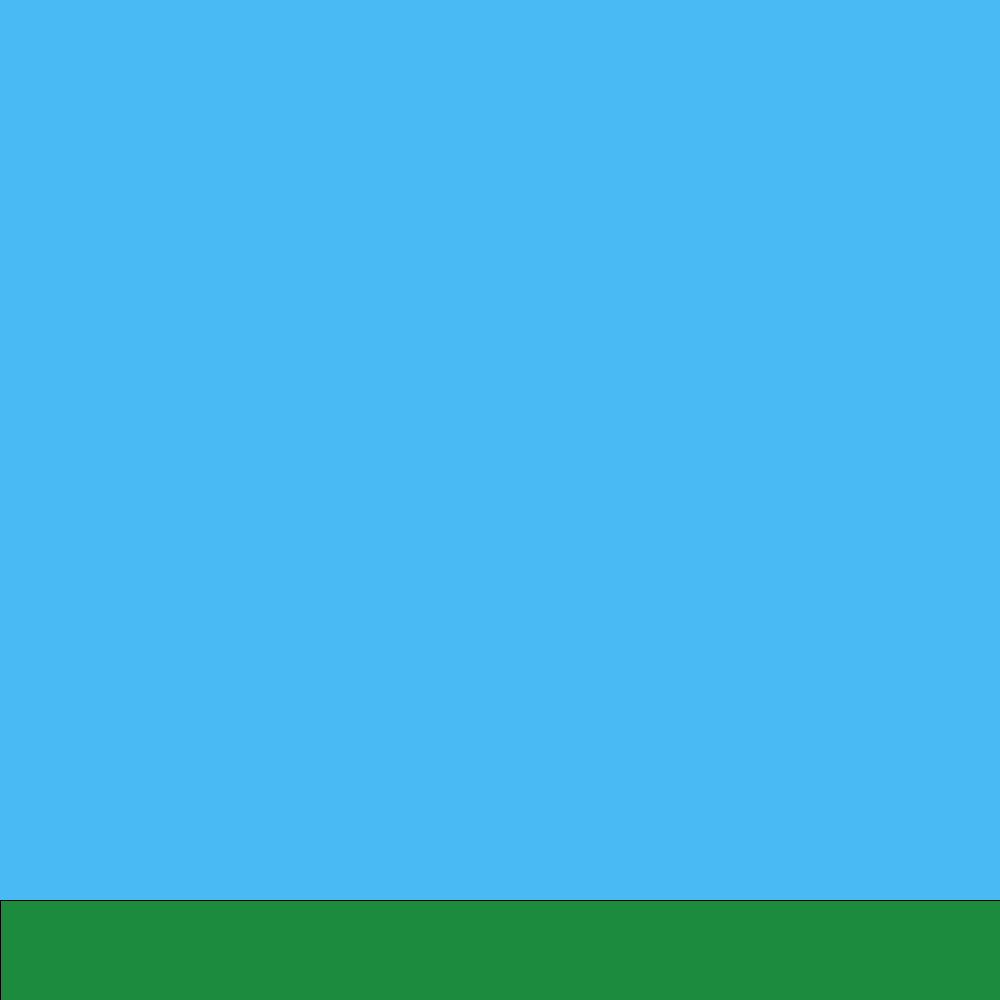
Frame 1 (no input)
Frame 60 (the mouse pressed at the canvas centre just before this capture): identical to frame 1, image omitted
Frame 120 (the mouse held since frame 60 and released just before this capture): identical to frame 1, image omitted

The Processing sketch that drew this single still picture (run headless with seeded random() and noise(); from frame 60 on, the mouse is pressed at the canvas centre):

// Processing sketch: functionPractice_skyline
// ── functionPractice_skyline.pde
void setup() {
  size(1000, 1000);
  background(#4ABAF5);
  fill(#1C8B3E);
  rect(0, 4.5*(height/5), width, height/5);
}
void draw() {
  if (keyCode==32) {
      sky(random(0, 1)<.5);
      stroke(0);
      noStroke();
      fill(#1C8B3E);
      rect(0, 4.5*(height/5), width, height/5);

      house(1*width/5, 4*(height/5), 100, (random(0, 1) < 0.5));
      house(2*width/5, 4*(height/5), 100, (random(0, 1) < 0.5));
      house(3*width/5, 4*(height/5), 100, (random(0, 1) < 0.5));
      house(4*width/5, 4*(height/5), 100, (random(0, 1) < 0.5));
      keyCode=1;
  }
}

void sky(boolean sky1) {
  if (sky1) {
    background(000);
    strokeWeight(10);
    stroke(255);
    point(random(0, width), random(0, height/3));
    point(random(0, width), random(0, height/3));
    point(random(0, width), random(0, height/3));
    point(random(0, width), random(0, height/3));
    point(random(0, width), random(0, height/3));
    point(random(0, width), random(0, height/3));
    point(random(0, width), random(0, height/3));
    point(random(0, width), random(0, height/3));
    point(random(0, width), random(0, height/3));
    point(random(0, width), random(0, height/3));
    point(random(0, width), random(0, height/3));
    point(random(0, width), random(0, height/3));
    point(random(0, width), random(0, height/3));
    point(random(0, width), random(0, height/3));
    point(random(0, width), random(0, height/3));
    point(random(0, width), random(0, height/3));
    point(random(0, width), random(0, height/3));
    point(random(0, width), random(0, height/3));
    point(random(0, width), random(0, height/3));
    point(random(0, width), random(0, height/3));
    point(random(0, width), random(0, height/3));
    point(random(0, width), random(0, height/3));
    point(random(0, width), random(0, height/3));
    point(random(0, width), random(0, height/3));
    point(random(0, width), random(0, height/3));
    point(random(0, width), random(0, height/3));
    point(random(0, width), random(0, height/3));
    point(random(0, width), random(0, height/3));
    point(random(0, width), random(0, height/3));
    point(random(0, width), random(0, height/3));
    point(random(0, width), random(0, height/3));
    point(random(0, width), random(0, height/3));
    point(random(0, width), random(0, height/3));
    point(random(0, width), random(0, height/3));
    point(random(0, width), random(0, height/3));
    point(random(0, width), random(0, height/3));
    point(random(0, width), random(0, height/3));
    point(random(0, width), random(0, height/3));
    point(random(0, width), random(0, height/3));
    point(random(0, width), random(0, height/3));
    point(random(0, width), random(0, height/3));
    point(random(0, width), random(0, height/3));
    point(random(0, width), random(0, height/3));
    point(random(0, width), random(0, height/3));
    point(random(0, width), random(0, height/3));
    point(random(0, width), random(0, height/3));
    point(random(0, width), random(0, height/3));
    point(random(0, width), random(0, height/3));
    point(random(0, width), random(0, height/3));
    point(random(0, width), random(0, height/3));
    point(random(0, width), random(0, height/3));
    point(random(0, width), random(0, height/3));
    point(random(0, width), random(0, height/3));
    point(random(0, width), random(0, height/3));
    point(random(0, width), random(0, height/3));
    point(random(0, width), random(0, height/3));
    point(random(0, width), random(0, height/3));
    point(random(0, width), random(0, height/3));
    point(random(0, width), random(0, height/3));
    point(random(0, width), random(0, height/3));
    point(random(0, width), random(0, height/3));
    point(random(0, width), random(0, height/3));
    point(random(0, width), random(0, height/3));
  } else if (!sky1) {
    background(#4ABAF5);
  }
}

void house(float x, float y, float size, boolean big) {
  strokeWeight(1);
  stroke(0);
  if (!big) {
    fill(#6C460D);
    rect(x, y, size, size);
    fill(#6C250D);
    triangle(x-size/2, y, x+size/2, y-5*(size/6), x+1.5*size, y);
    rect(x+size/4, y+size/2, size/2, size/2);
    circle(x+2.75*size/4, y+3*size/4, size/10);
  } else if (big) {
    fill(#83807F);
    rect(x, y-height/2, size, size+width/2);
    fill(#DAED0E);
    rect(x+size/7, (y-height/2)+size/7, size/4, size/4);
    rect(x+size-size/7, (y-height/2)+size/7, -size/4, size/4);
    rect(x+size/7, (y-height/2)+size/7+3*(size/8), size/4, size/4);
    rect(x+size-size/7, (y-height/2)+size/7+3*(size/8), -size/4, size/4);
    rect(x+size/7, (y-height/2)+size/7+6*(size/8), size/4, size/4);
    rect(x+size-size/7, (y-height/2)+size/7+6*(size/8), -size/4, size/4);
    rect(x+size/7, (y-height/2)+size/7+9*(size/8), size/4, size/4);
    rect(x+size-size/7, (y-height/2)+size/7+9*(size/8), -size/4, size/4);
    rect(x+size/7, (y-height/2)+size/7+12*(size/8), size/4, size/4);
    rect(x+size-size/7, (y-height/2)+size/7+12*(size/8), -size/4, size/4);
    rect(x+size/7, (y-height/2)+size/7+15*(size/8), size/4, size/4);
    rect(x+size-size/7, (y-height/2)+size/7+15*(size/8), -size/4, size/4);
  }
}
